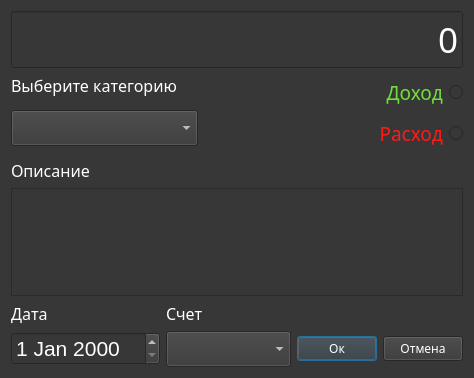
<?xml version="1.0" encoding="UTF-8"?>
<ui version="4.0">
 <class>Dialog</class>
 <widget class="QDialog" name="Dialog">
  <property name="geometry">
   <rect>
    <x>0</x>
    <y>0</y>
    <width>474</width>
    <height>378</height>
   </rect>
  </property>
  <property name="font">
   <font>
    <family>Arial</family>
    <pointsize>18</pointsize>
    <underline>false</underline>
    <strikeout>false</strikeout>
   </font>
  </property>
  <property name="windowTitle">
   <string>Добавить транзакцию</string>
  </property>
  <property name="autoFillBackground">
   <bool>false</bool>
  </property>
  <property name="styleSheet">
   <string notr="true">background-color: rgb(55, 55, 55);
color: rgb(255, 255, 255);</string>
  </property>
  <layout class="QVBoxLayout" name="verticalLayout_2">
   <item>
    <widget class="QLineEdit" name="transaction_sum">
     <property name="font">
      <font>
       <family>Gotham Pro Medium</family>
       <pointsize>26</pointsize>
       <weight>50</weight>
       <bold>false</bold>
      </font>
     </property>
     <property name="contextMenuPolicy">
      <enum>Qt::DefaultContextMenu</enum>
     </property>
     <property name="layoutDirection">
      <enum>Qt::LeftToRight</enum>
     </property>
     <property name="styleSheet">
      <string notr="true">color: rgb(255, 255, 255);</string>
     </property>
     <property name="text">
      <string>0</string>
     </property>
     <property name="echoMode">
      <enum>QLineEdit::Normal</enum>
     </property>
     <property name="alignment">
      <set>Qt::AlignRight|Qt::AlignTrailing|Qt::AlignVCenter</set>
     </property>
    </widget>
   </item>
   <item>
    <layout class="QHBoxLayout" name="horizontalLayout_3">
     <item>
      <layout class="QVBoxLayout" name="verticalLayout">
       <item>
        <widget class="QLabel" name="label">
         <property name="font">
          <font>
           <family>Gotham Pro Medium</family>
           <pointsize>12</pointsize>
          </font>
         </property>
         <property name="styleSheet">
          <string notr="true">color: rgb(255, 255, 255);</string>
         </property>
         <property name="text">
          <string>Выберите категорию</string>
         </property>
        </widget>
       </item>
       <item>
        <layout class="QHBoxLayout" name="horizontalLayout_2">
         <item>
          <widget class="QComboBox" name="categories_box">
           <property name="styleSheet">
            <string notr="true">color: rgb(255, 255, 255);</string>
           </property>
           <property name="editable">
            <bool>false</bool>
           </property>
          </widget>
         </item>
         <item>
          <widget class="QLabel" name="label_5">
           <property name="minimumSize">
            <size>
             <width>0</width>
             <height>50</height>
            </size>
           </property>
           <property name="maximumSize">
            <size>
             <width>30</width>
             <height>16777215</height>
            </size>
           </property>
           <property name="cursor">
            <cursorShape>WhatsThisCursor</cursorShape>
           </property>
           <property name="toolTip">
            <string>Свою категорию вы можете добавить в настройках</string>
           </property>
           <property name="text">
            <string/>
           </property>
           <property name="pixmap">
            <pixmap>../tip_icon.png</pixmap>
           </property>
          </widget>
         </item>
        </layout>
       </item>
      </layout>
     </item>
     <item>
      <layout class="QVBoxLayout" name="verticalLayout_3">
       <item>
        <widget class="QRadioButton" name="income_radio">
         <property name="font">
          <font>
           <family>Gotham Pro Medium</family>
           <pointsize>14</pointsize>
          </font>
         </property>
         <property name="layoutDirection">
          <enum>Qt::RightToLeft</enum>
         </property>
         <property name="styleSheet">
          <string notr="true">color: rgb(114, 223, 56);</string>
         </property>
         <property name="text">
          <string>Доход</string>
         </property>
        </widget>
       </item>
       <item>
        <widget class="QRadioButton" name="spend_radio">
         <property name="font">
          <font>
           <family>Gotham Pro Medium</family>
           <pointsize>14</pointsize>
          </font>
         </property>
         <property name="layoutDirection">
          <enum>Qt::RightToLeft</enum>
         </property>
         <property name="styleSheet">
          <string notr="true">color: rgb(178, 10, 10);
color: rgb(255, 26, 26);</string>
         </property>
         <property name="text">
          <string>Расход</string>
         </property>
        </widget>
       </item>
      </layout>
     </item>
    </layout>
   </item>
   <item>
    <layout class="QVBoxLayout" name="verticalLayout_5">
     <item>
      <widget class="QLabel" name="label_2">
       <property name="font">
        <font>
         <family>Gotham Pro Medium</family>
         <pointsize>12</pointsize>
        </font>
       </property>
       <property name="text">
        <string>Описание</string>
       </property>
      </widget>
     </item>
     <item>
      <widget class="QTextEdit" name="note_text">
       <property name="html">
        <string>&lt;!DOCTYPE HTML PUBLIC &quot;-//W3C//DTD HTML 4.0//EN&quot; &quot;http://www.w3.org/TR/REC-html40/strict.dtd&quot;&gt;
&lt;html&gt;&lt;head&gt;&lt;meta name=&quot;qrichtext&quot; content=&quot;1&quot; /&gt;&lt;style type=&quot;text/css&quot;&gt;
p, li { white-space: pre-wrap; }
&lt;/style&gt;&lt;/head&gt;&lt;body style=&quot; font-family:'MS Shell Dlg 2'; font-size:7.8pt; font-weight:400; font-style:normal;&quot;&gt;
&lt;p style=&quot;-qt-paragraph-type:empty; margin-top:0px; margin-bottom:0px; margin-left:0px; margin-right:0px; -qt-block-indent:0; text-indent:0px; font-size:8pt;&quot;&gt;&lt;br /&gt;&lt;/p&gt;&lt;/body&gt;&lt;/html&gt;</string>
       </property>
      </widget>
     </item>
    </layout>
   </item>
   <item>
    <layout class="QGridLayout" name="gridLayout">
     <item row="0" column="0">
      <widget class="QLabel" name="label_3">
       <property name="font">
        <font>
         <family>Gotham Pro Medium</family>
         <pointsize>12</pointsize>
        </font>
       </property>
       <property name="text">
        <string>Дата</string>
       </property>
      </widget>
     </item>
     <item row="0" column="1">
      <widget class="QLabel" name="label_4">
       <property name="font">
        <font>
         <family>Gotham Pro Medium</family>
         <pointsize>12</pointsize>
        </font>
       </property>
       <property name="text">
        <string>Счет</string>
       </property>
      </widget>
     </item>
     <item row="1" column="0">
      <widget class="QDateEdit" name="date">
       <property name="font">
        <font>
         <pointsize>16</pointsize>
        </font>
       </property>
      </widget>
     </item>
     <item row="1" column="1">
      <widget class="QComboBox" name="accounts_box">
       <property name="styleSheet">
        <string notr="true">color: rgb(255, 255, 255);</string>
       </property>
       <property name="editable">
        <bool>false</bool>
       </property>
      </widget>
     </item>
     <item row="1" column="2">
      <layout class="QHBoxLayout" name="horizontalLayout">
       <item>
        <widget class="QPushButton" name="ok_btn">
         <property name="minimumSize">
          <size>
           <width>0</width>
           <height>0</height>
          </size>
         </property>
         <property name="font">
          <font>
           <family>Gotham Pro Medium</family>
          </font>
         </property>
         <property name="styleSheet">
          <string notr="true"/>
         </property>
         <property name="text">
          <string>Ок</string>
         </property>
        </widget>
       </item>
       <item>
        <widget class="QPushButton" name="cancel_btn">
         <property name="font">
          <font>
           <family>Gotham Pro</family>
          </font>
         </property>
         <property name="text">
          <string>Отмена</string>
         </property>
        </widget>
       </item>
      </layout>
     </item>
    </layout>
   </item>
  </layout>
 </widget>
 <resources/>
 <connections/>
</ui>
